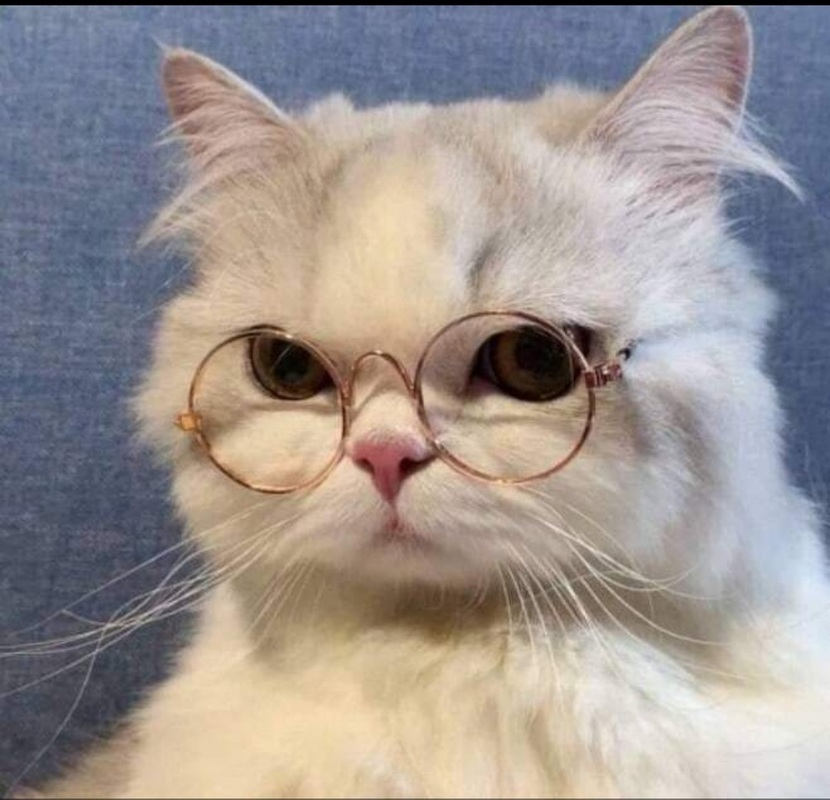
#> input picture 07_cornerHarris/img/cat_with_glasses.jpg, 830 x 800 px
$ python h_HoughCircles.py
#> lines starting #> are read from the running program, lines starting #| are printed output that depends on the picture; after the words box and inside, x2 and y2 are one past the last pixel; in counts of white or black regions, pixels touching at a corner belong together
import cv2
import numpy as np


image = cv2.imread('img/cat_with_glasses.jpg')
#> image is the input picture: shape (800, 830, 3); mean B, G, R 146, 148.7, 156.9
gray = cv2.cvtColor(image, cv2.COLOR_BGR2GRAY)
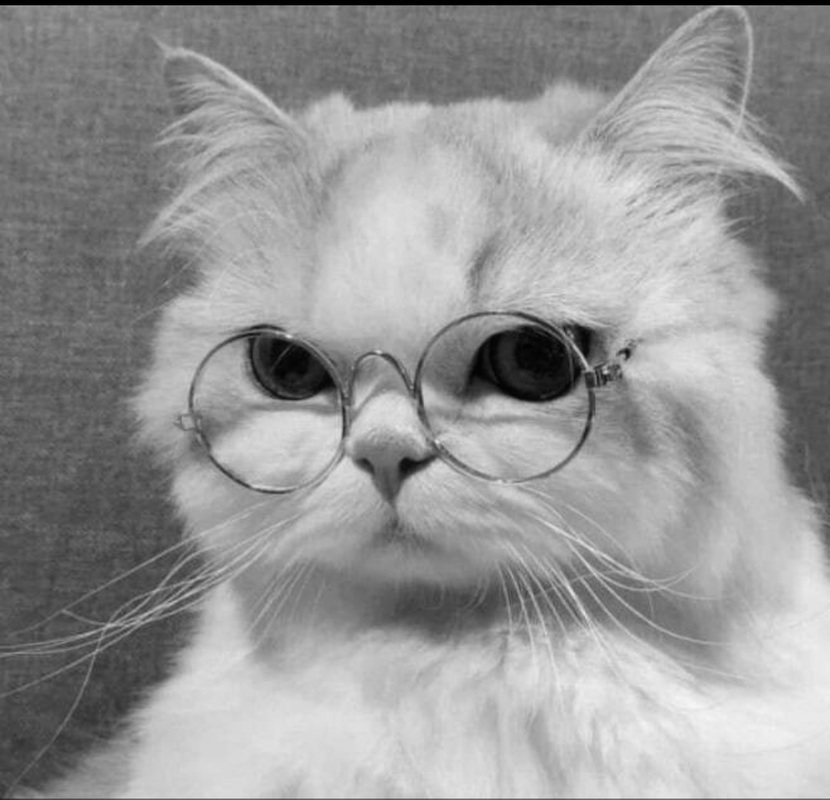
#> gray: shape (800, 830); min 0, max 246, mean 150.8

gray = cv2.medianBlur(gray, 7)
circles = cv2.HoughCircles(gray, cv2.HOUGH_GRADIENT, dp=1, minDist=50,
                           param1=100, param2=30, minRadius=70, maxRadius=100)
#> circles = [[265.5, 413.5, 79.5], [501.5, 397.5, 87.1]]


if circles is not None:
    circles = np.uint16(np.around(circles))
#> circles = [[266, 414, 80], [502, 398, 87]]
    for i in circles[0, :]:
        cv2.circle(image, (i[0], i[1]), i[2], (0, 255, 0), 2)
#> this loop made 2 passes
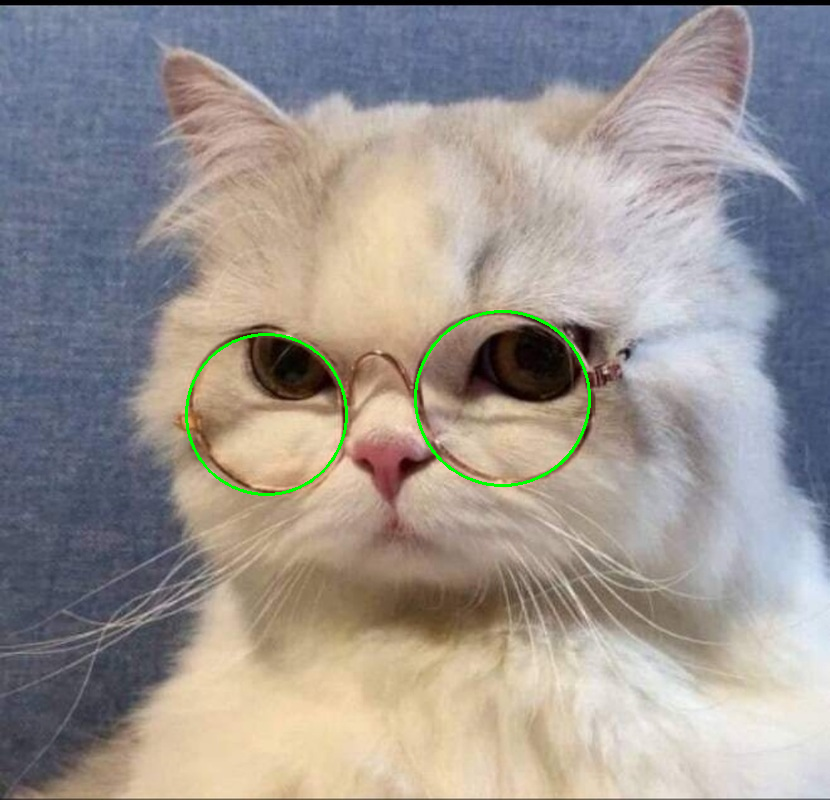
#> image: shape (800, 830, 3); 0.47% of pixels changed, all inside (x1, y1, x2, y2) = (185, 310, 591, 496)


cv2.imshow('Glasses Detection', image)
cv2.waitKey(0)
cv2.destroyAllWindows()

$ run again, with 07_cornerHarris/img/dave.jpg copied over 07_cornerHarris/img/cat_with_glasses.jpg
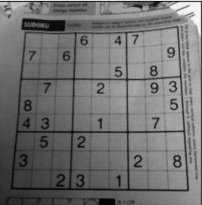
#> input picture 07_cornerHarris/img/dave.jpg, 202 x 205 px
#> image is the input picture: shape (205, 202, 3); min 0, max 255, mean 112.3
#> `gray = cv2.medianBlur(gray, 7)`:
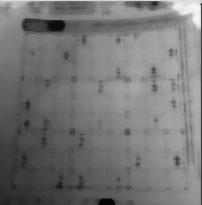
#> gray: shape (205, 202); min 4, max 245, mean 117.5
#> circles = None

$ run again, with 07_cornerHarris/img/house_01-res.jpg copied over 07_cornerHarris/img/cat_with_glasses.jpg
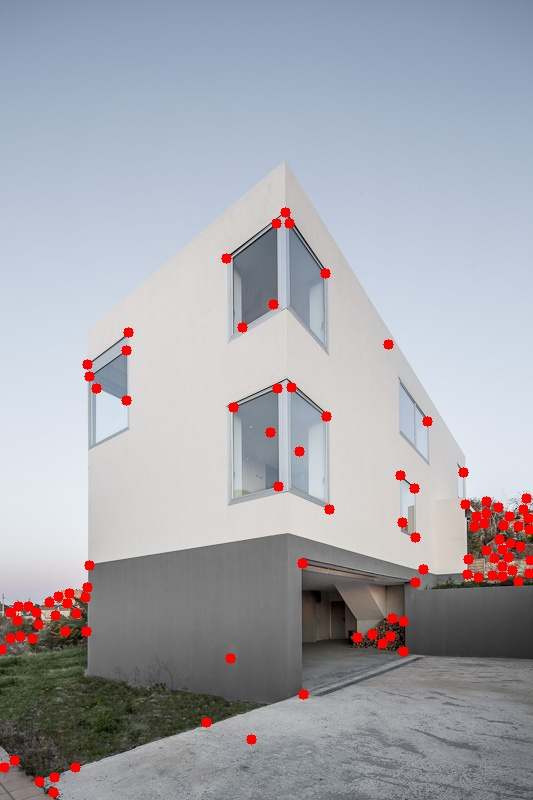
#> input picture 07_cornerHarris/img/house_01-res.jpg, 533 x 800 px
#> image is the input picture: shape (800, 533, 3); mean B, G, R 173.4, 166.3, 165.7
#> `gray = cv2.cvtColor(image, cv2.COLOR_BGR2GRAY)`:
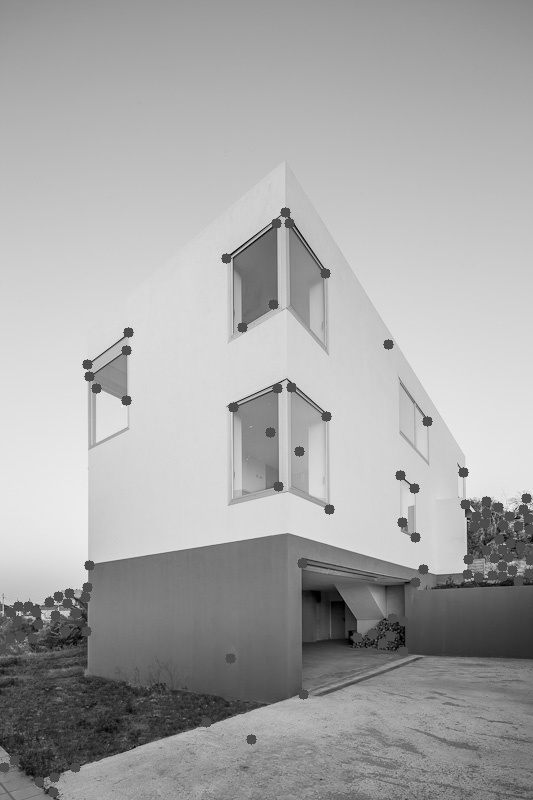
#> gray: shape (800, 533); min 0, max 251, mean 166.9
#> circles = None
